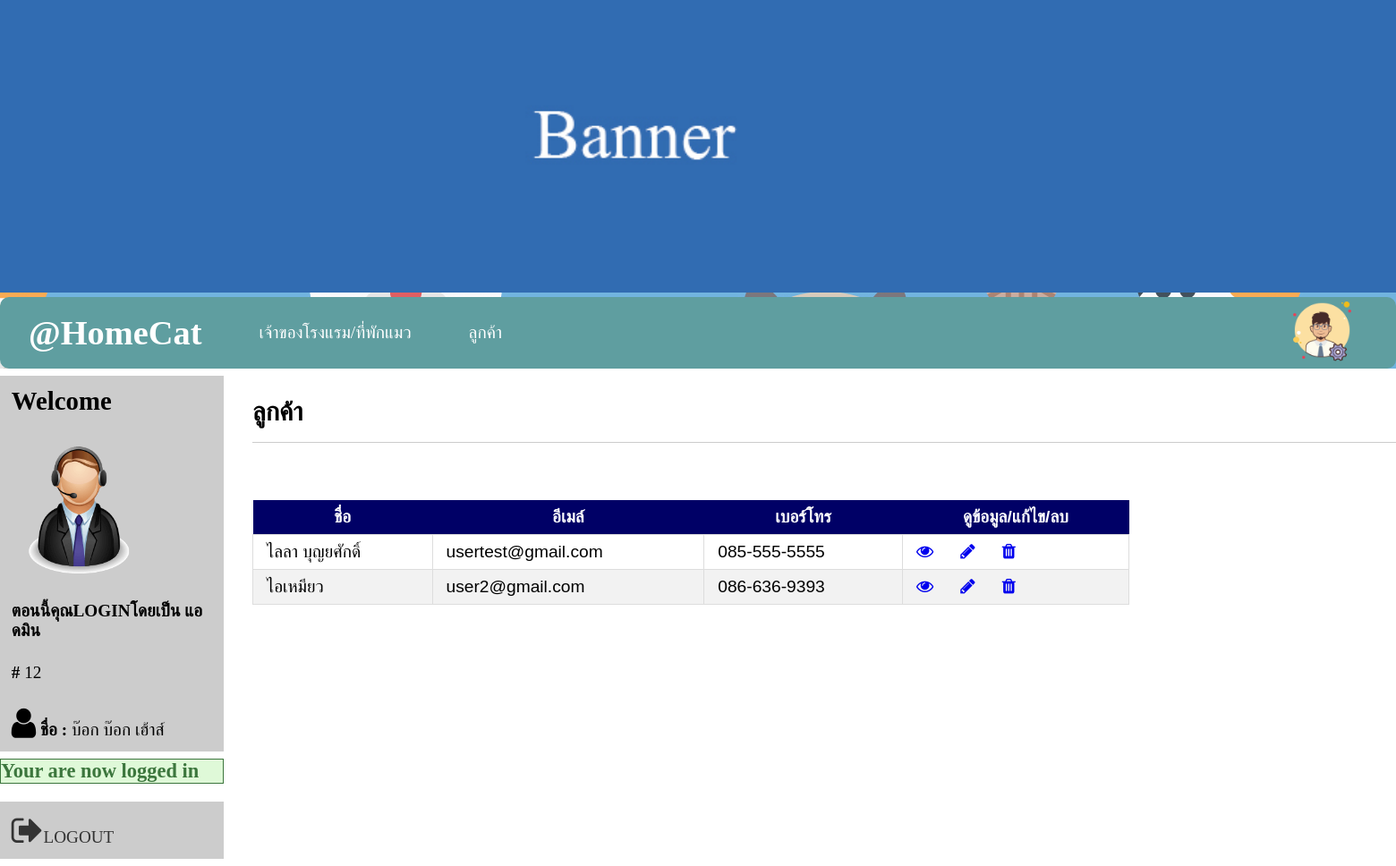
Page /admin_customer.php (signed in) on the committed database.
### tables this page shows
CREATE TABLE `users` (
  `id` int(11) NOT NULL,
  `username` varchar(100) NOT NULL,
  `email` varchar(100) NOT NULL,
  `password` varchar(100) NOT NULL,
  `name` varchar(20) NOT NULL,
  `address` varchar(100) NOT NULL,
  `phone` varchar(20) NOT NULL,
  `role` varchar(10) NOT NULL
);

### admin_customer.php (the view, shortened to what this page needs)
<!DOCTYPE html>
<html lang="en">
<head>
    <link rel="stylesheet" href="style.css">
    <link rel="stylesheet" href="font-awesome-4.7.0/css/font-awesome.min.css">
</head>
<body>
  <nav>
    <div class="index-container">
    <img src="image/admin_banner.jpg" style="width:1600px">
      <div class="nav-c">
        <ul class="nav-f">
        <li><h3>@HomeCat</h3></li>
          <li><a href="admin_index.php">เจ้าของโรงแรม/ที่พักแมว</a></li>
          <li><a href="admin_customer.php">ลูกค้า</a></li>
        </ul>
        <ul class ="nav-l">
          <li><a href="#"><img width="90%" src="image/admin-icon.png"></a></li>
        </ul>
      </div>
    </div>
  </nav>
  <section>
    <div class="content-container">
      <div class="section-c">
        <div class="sidebar-c">
          <?php if (isset($_SESSION['username'])) : ?>
            <ul class=info>
              <li><h2><strong>Welcome</strong></h2></li>
              <li><img width="150px" hight="150px" src="image/admin.png"></li>
              <li><strong>ตอนนี้คุณLOGINโดยเป็น แอดมิน</strong></li>
              <li><strong>#</strong> <?php echo $_SESSION['id']; ?></li>
              <li><i class="fa fa-user fa-2x" aria-hidden="true"></i><strong>  ชื่อ : </strong> <?php echo $_SESSION['name']; ?></li>
          </ul>
                  <?php if (isset($_SESSION['success'])) : ?>
            <div class="success">
              <h3>
                <?php
                  echo $_SESSION['success'];
                ?>
              </h3>
            </div>
          <?php endif ?>
          <ul class=logout>
          <li><a href="index.php?logout='1'"><i class="fa fa-sign-out fa-2x" aria-hidden="true"></i>LOGOUT</a></li>
          </ul>
          <?php endif ?>
        </div>
        <div class="homecontent-c">
          <div class="content">
            <div class="ct-h">
              <h2><strong>ลูกค้า</strong></h2>
            </div>
            <div class="ct-info">
              <div class="wrapper">
                    <?php
                    require_once "server.php";
                    $sql = "SELECT * FROM users";
                    if($result = mysqli_query($conn, $sql)){
                        if(mysqli_num_rows($result) > 0){
                            echo "<table id='customer'>";
                                echo "<thead>";
                                    echo "<tr>";
                                        echo "<th><strong>ชื่อ</strong></th>";
                                        echo "<th><strong>อีเมล์</strong></th>";
                                        echo "<th><strong>เบอร์โทร</strong></th>";
                                        echo "<th><strong>ดูข้อมูล/แก้ไข/ลบ</strong></th>";
                                    echo "</tr>";
                                echo "</thead>";
                                echo "<tbody>";
                                while($row = mysqli_fetch_array($result)){
                                  if($row['role'] == "user"){
                                    echo "<tr>";
                                        echo "<td>" . $row['name'] . "</td>";
                                        echo "<td>" . $row['email'] . "</td>";
                                        echo "<td>" . $row['phone'] . "</td>";
                                        echo "<td>";
                                            echo "<a href='customer_read.php?id=". $row['id'] ."' title='View Record'><i class='fa fa-eye' aria-hidden='true'></i></a>";
                                            echo "<a href='customer_update.php?id=". $row['id'] ."' title='Update Staff Information Page' ><i class='fa fa-pencil' aria-hidden='true'></i></a>";
                                            echo "<a href='customer_delete.php?id=". $row['id'] ."' title='Delete Information Page' ><i class='fa fa-trash' aria-hidden='true'></i></a>";
                                        echo "</td>";
                                    echo "</tr>";
                                  }
                          }
                                echo "</tbody>";
                            echo "</table>";
                        } else{
                            echo "<p class='lead'><em>ไม่มีลูกค้า</em></p>";
                        }
                    } else{
                        echo "ERROR: Could not able to execute $sql. " . mysqli_error($conn);
                    }
                    ?>
                </div>
                </div>
    </div>
          </div>
        </div>
      </div>
  </section>
</body>
</html>

### style.css (style rules this page uses)
* { margin: 0; padding: 0; }
body { font-size: 120%; background-image: url(background/cat.jpg); }
.success { color: #3c763d; background: #dff9d8; border: 1px solid #3c763d; margin-bottom: 20px; }

### admin_customer.php (style rules this page uses)
.index-container { max-width: 1600px; margin: 0 auto; }
.content-container { max-width: 1700px; margin: 0 auto; }
.nav-c { height: 80px; border-radius: 10px 10px 10px 10px; display: flex; justify-content: space-between; align-items: center; background: #5f9ea0; }
.nav-c ul li h3 { font-size: 200% }
.nav-c > ul { display: flex; height: 60px; align-items: center; list-style: none; }
.nav-c > ul a { color: white; text-decoration:none; transition:.3s }
.nav-f { width:70%; display :flex; }
.nav-l { width:10%; display :flex; }
.nav-f li,.nav-l li { margin-right:2rem; margin-left:2rem; }
.nav-c > ul li h3 { color: white; }
.section-c { display: grid; grid-template-columns: 250px 1fr; background: white; }
.sidebar-c ul { list-style: none; margin:.5rem 0; }
.sidebar-c ul li { padding: .8rem; background : #ccc; transition:.3s }
.sidebar-c ul li a { margin-right:1rem; color : #333; text-decoration:none; }
.homecontent-c { padding: 1rem 2rem; }
.ct-info { display:flex; margin-bottom: 1rem; }
.ct-h h2 { margin-top:1rem; margin-bottom:2rem; border-bottom: 1px solid #ccc; padding-bottom:1rem; }
.wrapper { width: 1400px; margin: 0 auto; }
#customer tr td:last-child a { margin-right: 30px; }
#customer { margin-top: 2rem; font-family: "Trebuchet MS", Arial, Helvetica, sans-serif; border-collapse: collapse; width: 70%; }
#customer td, #customers th { border: 1px solid #ddd; padding: 8px 15px; }
#customer tr:nth-child(even) { background-color: #f2f2f2; }
#customer th { padding-top: 8px; padding-bottom: 8px; text-align: center; background: #000066; color: white; }

### rows in the picture
users: name "ไลลา บุญยศักดิ์", email "usertest@gmail.com", phone "085-555-5555"
users: name "ไอเหมียว", email "user2@gmail.com", phone "086-636-9393"

### other values in the picture
$_SESSION['id'] "12"
$_SESSION['name'] "บ๊อก บ๊อก เฮ้าส์"
$_SESSION['success'] "Your are now logged in"
